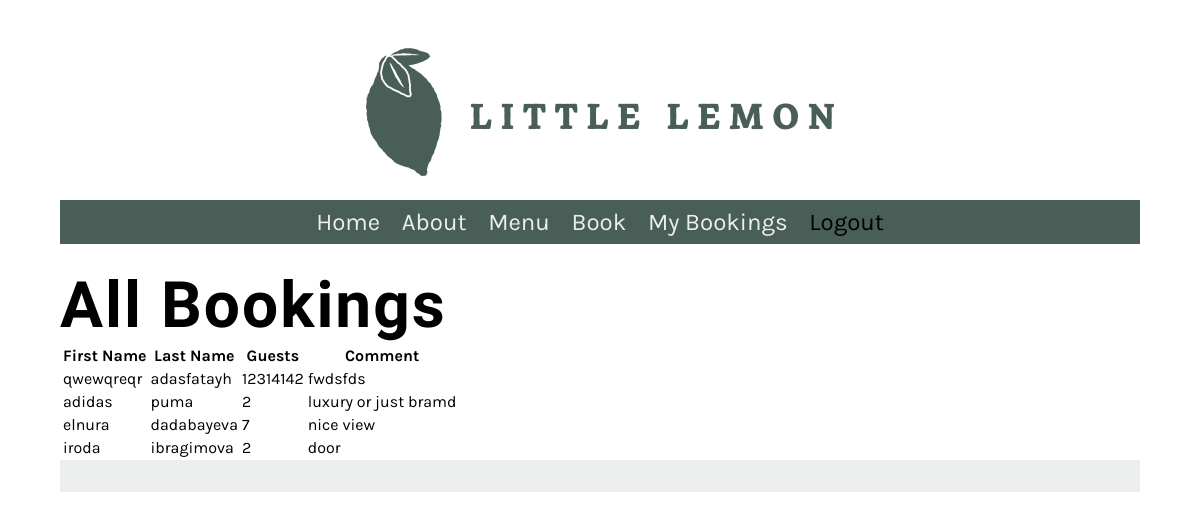
The page /bookings/ (signed in) on the database its author committed.
### restaurant/models.py (models this page shows, shortened)
class Booking(models.Model):
    first_name = models.CharField(max_length=200)
    last_name = models.CharField(max_length=200)
    guest_number = models.IntegerField()
    comment = models.CharField(max_length=1000)

### restaurant/views.py (the view)
# urls.py: path('bookings/', views.bookings_list, name='bookings_list'),
@login_required
def bookings_list(request):
    bookings = Booking.objects.all().order_by('-id')
    return render(request, 'bookings_list.html', {'bookings': bookings})

### restaurant/templates/bookings_list.html
{% extends 'base.html' %}
{% block content %}
<h1>All Bookings</h1>
{% if bookings %}
    <table>
        <tr>
            <th>First Name</th>
            <th>Last Name</th>
            <th>Guests</th>
            <th>Comment</th>
        </tr>
        {% for booking in bookings %}
        <tr>
            <td>{{ booking.first_name }}</td>
            <td>{{ booking.last_name }}</td>
            <td>{{ booking.guest_number }}</td>
            <td>{{ booking.comment }}</td>
        </tr>
        {% endfor %}
    </table>
{% else %}
    <p>No bookings yet.</p>
{% endif %}
{% endblock %}

### restaurant/static/css/style.css (style rules this page uses)
body { font-family: 'Karla', sans-serif; margin-top: 3rem; margin-bottom: 3rem; margin-left: 5%; margin-right: 5%; }
h1, h2, h3, h4, h5, h6 { font-family: 'Markazi Text', serif; letter-spacing: 2px;; }
h1 { font-size: 4rem; margin-top: 1.5rem; margin-bottom: 0; }

### rows shown on the page
Booking: first_name "qwewqreqr", last_name "adasfatayh", guest_number "12314142", comment "fwdsfds"
Booking: first_name "adidas", last_name "puma", guest_number "2", comment "luxury or just bramd"
Booking: first_name "elnura", last_name "dadabayeva", guest_number "7", comment "nice view"
Booking: first_name "iroda", last_name "ibragimova", guest_number "2", comment "door"
